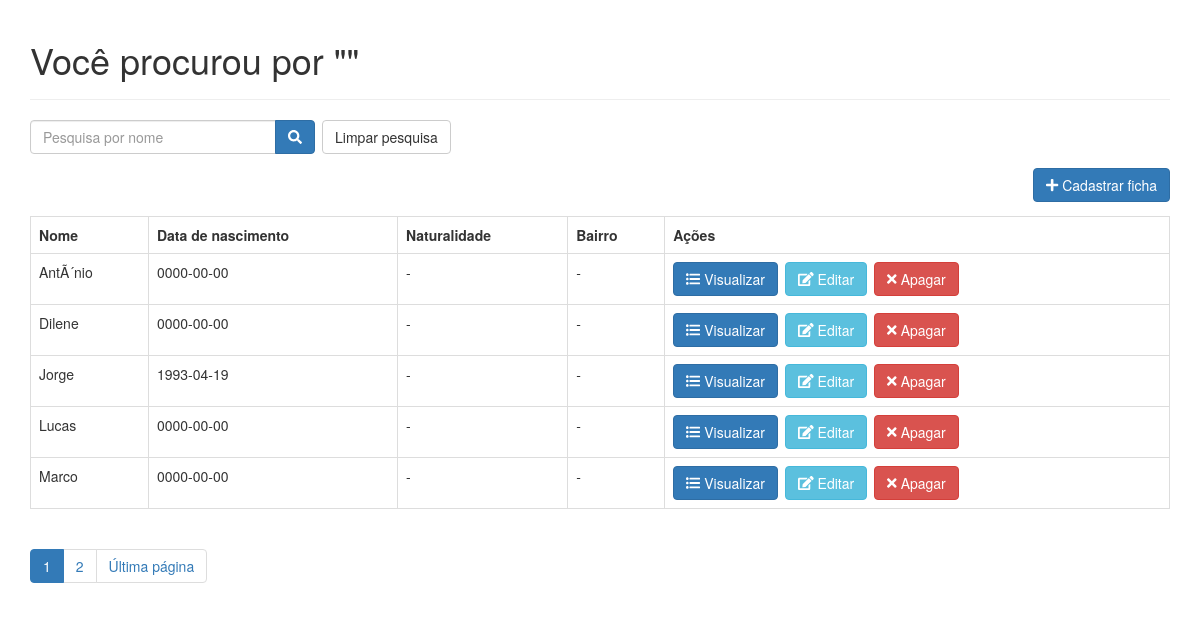
Screenshot of /search.php with the database file from the repository.
### tables this page shows
CREATE TABLE IF NOT EXISTS `ficha` (
  `id` int(11) NOT NULL AUTO_INCREMENT,
  `nome` varchar(128) NOT NULL,
  `data_nascimento` date NOT NULL,
  `naturalidade` varchar(32) NOT NULL,
  `endereco` varchar(128) NOT NULL,
  `bairro` varchar(32) NOT NULL,
  `cep` int(8) NOT NULL,
  `telefone` int(16) NOT NULL,
  `estudante` tinyint(1) NOT NULL,
  `colegio` varchar(32) NOT NULL,
  `batismo` tinyint(1) NOT NULL,
  `eucaristia` tinyint(1) NOT NULL,
  `data_batismo` date NOT NULL,
  `paroquia_batismo` varchar(128) NOT NULL,
  `nome_pai` varchar(128) NOT NULL,
  `nome_mae` varchar(128) NOT NULL,
  `telefone_celular_pai` int(16) NOT NULL,
  `telefone_celular_mae` int(16) NOT NULL,
  `telefone_residencial` int(16) NOT NULL,
  `pais_casados_igreja` tinyint(1) NOT NULL,
  `igreja_casamento` varchar(128) NOT NULL,
  `pais_vivem_juntos` tinyint(1) NOT NULL,
  `frequentam_comunidade` tinyint(1) NOT NULL,
  `ativos_paroquia` tinyint(1) NOT NULL,
  `tipo_participacao` varchar(128) NOT NULL,
  `outra_paroquia` varchar(128) NOT NULL,
  `turma_atual` varchar(32) NOT NULL,
  `turno` varchar(32) NOT NULL,
  `ano_inicio_turma` int(11) NOT NULL,
  `catequista_1` varchar(128) NOT NULL,
  `catequista_2` varchar(128) NOT NULL,
  `catequista_3` varchar(128) NOT NULL,
  `catequizando_frequente` tinyint(1) NOT NULL,
  `preenchimento_ficha` int(11) NOT NULL,
  PRIMARY KEY (`id`)
);

### search.php (called while the page is built, shortened)
<?php
include_once 'config/core.php';
include_once 'objects/ficha.php';
$database = new Database();
$db = $database->getConnection();
$ficha = new Ficha($db);
$search_term=isset($_GET['s']) ? $_GET['s'] : '';
include_once "layout_header.php";
$stmt = $ficha->search($search_term, $from_record_num, $records_per_page);
$total_rows=$ficha->countAll_BySearch($search_term);
include_once "visualiza_template.php";
include_once "layout_footer.php";
?>

### objects/ficha.php (called while the page is built, shortened)
<?php
class Ficha {
    private $conn;
    private $table_name = "ficha";
    public function __construct($db) {
        $this->conn = $db;
    }
    public function search($search_term, $from_record_num, $records_per_page){
        $query = "SELECT
                    id, nome, data_nascimento
                FROM
                    " . $this->table_name . "
                WHERE
                    nome LIKE ?
                ORDER BY
                    nome ASC
                LIMIT
                    ?, ?";
        $stmt = $this->conn->prepare( $query );
        $search_term = "%{$search_term}%";
        $stmt->bindParam(1, $search_term);
        $stmt->bindParam(2, $from_record_num, PDO::PARAM_INT);
        $stmt->bindParam(3, $records_per_page, PDO::PARAM_INT);
        $stmt->execute();
        return $stmt;
    }
    public function countAll_BySearch($search_term) {
        $query = "SELECT
                    COUNT(*) as total_rows
                FROM
                    " . $this->table_name . "
                WHERE
                    nome LIKE ?";
        $stmt = $this->conn->prepare( $query );
        $search_term = "%{$search_term}%";
        $stmt->bindParam(1, $search_term);
        $stmt->execute();
        $row = $stmt->fetch(PDO::FETCH_ASSOC);
        return $row['total_rows'];
    }
}
?>

### config/core.php (called while the page is built)
<?php
$page = isset($_GET['page']) ? $_GET['page'] : 1;
$records_per_page = 5;
$from_record_num = ($records_per_page * $page) - $records_per_page;
?>

### visualiza_template.php (the view)
<?php
echo "<form role='search' action='search.php'>";
    echo "<div class='input-group col-md-3 pull-left margin-right-1em left-margin'>";
        $search_value=isset($search_term) ? "value='{$search_term}'" : "";
        echo "<input type='text' class='form-control' placeholder='Pesquisa por nome' name='s' id='srch-term' required {$search_value} />";
        echo "<div class='input-group-btn'>";
            echo "<button class='btn btn-primary' type='submit'><i class='fas fa-search'></i></button>";
        echo "</div>";
    echo "</div>";
echo "</form>";
echo "<div class='right-button-margin'>";
    echo "<a href='index.php' class='btn btn-default'>Limpar pesquisa</a>";
echo "</div>";
echo "<div class='right-button-margin'>";
    echo "<a href='cadastro_ficha.php' class='btn btn-primary pull-right'>";
        echo "<span class='fas fa-plus'></span> Cadastrar ficha";
    echo "</a>";
echo "</div>";
if ($total_rows>0) {
    echo "<table class='table table-hover table-responsive table-bordered'>";
        echo "<tr>";
            echo "<th>Nome</th>";
            echo "<th>Data de nascimento</th>";
            echo "<th>Naturalidade</th>";
            echo "<th>Bairro</th>";
            echo "<th>Ações</th>";
        echo "</tr>";
        while ($row = $stmt->fetch(PDO::FETCH_ASSOC)) {
            extract($row);
            echo "<tr>";
                echo "<td>{$nome}</td>";
                echo "<td>{$data_nascimento}</td>";
                echo "<td>-</td>";
                echo "<td>-</td>";
                echo "<td>";
                echo "<a href='visualiza_ficha.php?id={$id}' class='btn btn-primary left-margin'>";
                    echo "<span class='fas fa-list-ul'></span> Visualizar";
                echo "</a>";
                echo "<a href='atualiza_ficha.php?id={$id}' class='btn btn-info left-margin'>";
                    echo "<span class='fas fa-edit'></span> Editar";
                echo "</a>";
                echo "<a delete-id='{$id}' class='btn btn-danger delete-object'>";
                    echo "<span class='fas fa-times'></span> Apagar";
                echo "</a>";
                echo "</td>";
            echo "</tr>";
        }
    echo "</table>";
    include_once 'paging.php';
}
else{
    echo "<div class='alert alert-danger'>Sem fichas encontradas.</div>";
}
?>

### libs/css/custom.css (style rules this page uses)
.left-margin { margin:0 .5em 0 0; }
.right-button-margin { margin: 0 0 1em 0; overflow: hidden; }

### rows the page displays
ficha: nome "AntÃ´nio", data_nascimento "0000-00-00"
ficha: nome "Dilene", data_nascimento "0000-00-00"
ficha: nome "Jorge", data_nascimento "1993-04-19"
ficha: nome "Lucas", data_nascimento "0000-00-00"
ficha: nome "Marco", data_nascimento "0000-00-00"

### other values shown
$page_title "Você procurou por \"\""
